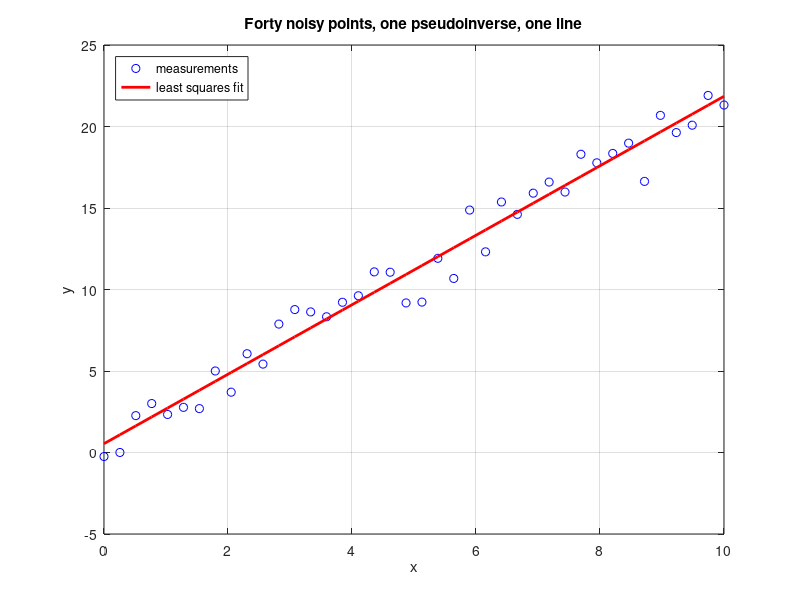

Write MATLAB code to recreate this figure.
% Cell 3: linear regression is that same solve
%
% Put a column of ones next to the data, take the pseudoinverse, and the line
% of best fit falls out.

clear; close all;
randn('seed', 1);

% Data from a line we choose, with measurement noise added.
true_slope = 2.0;
true_intercept = 1.0;

x = linspace(0, 10, 40)';
y = true_intercept + true_slope * x + 1.2 * randn(size(x));

% The feature matrix: one column of ones for the intercept, one for x.
A = [ones(size(x)), x];
w = pinv(A) * y;

fprintf('true  intercept %.3f, slope %.3f\n', true_intercept, true_slope);
fprintf('found intercept %.3f, slope %.3f\n\n', w(1), w(2));

yhat = A * w;
ss_res = sum((y - yhat).^2);
ss_tot = sum((y - mean(y)).^2);
fprintf('R squared: %.4f\n', 1 - ss_res/ss_tot);
fprintf('typical error: %.3f\n', sqrt(ss_res/length(y)));

figure;
plot(x, y, 'bo', 'markersize', 6); hold on;
plot(x, yhat, 'r-', 'linewidth', 2);
grid on; xlabel('x'); ylabel('y');
title('Forty noisy points, one pseudoinverse, one line');
legend('measurements', 'least squares fit', 'location', 'northwest');
hold off;
